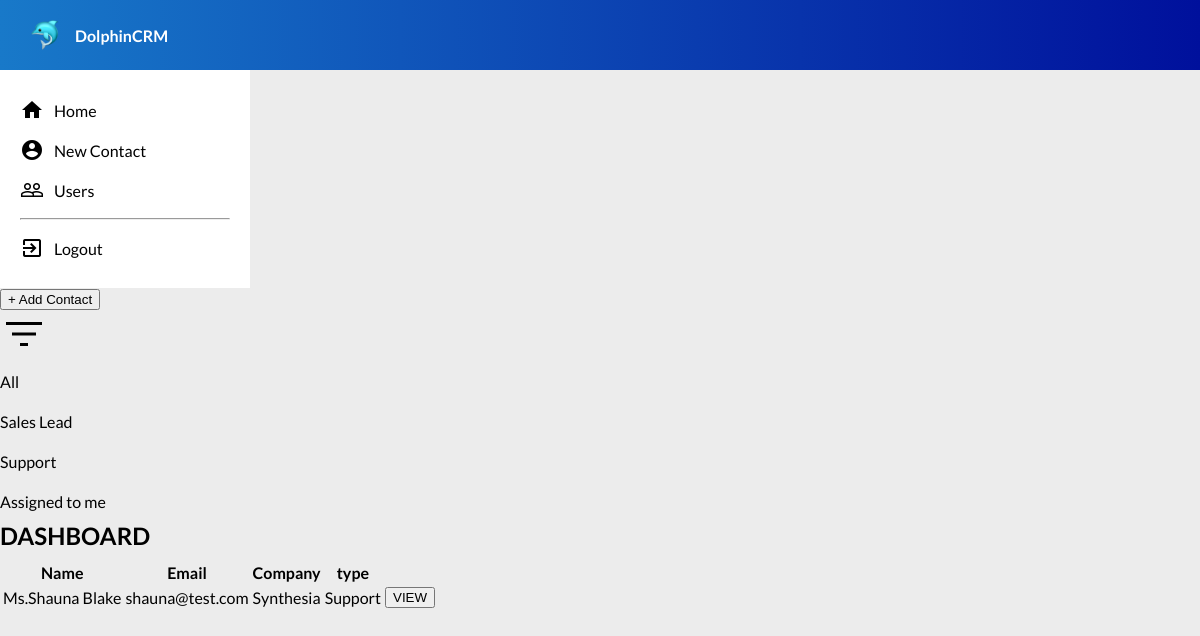
Screenshot of /dashboard.php?query=Support with the database file from the repository.
### tables this page shows
CREATE TABLE `contacts` (
  `id` int(11) NOT NULL auto_increment,
  `title` varchar(30) NOT NULL,
  `firstname` varchar(25) NOT NULL,
  `lastname` varchar(25) NOT NULL,
  `email` varchar(30) NOT NULL,
  `telephone` varchar(10) NOT NULL,
  `company` varchar(40) NOT NULL,
  `type` varchar(20) NOT NULL,
  `assigned_to` int(11) NOT NULL,
  `created_by` int(11) NOT NULL,
  `created_at` datetime NOT NULL,
  `updated_at` datetime NOT NULL,
   PRIMARY KEY(`id`)
);

### dashboard.php (the view, shortened to what this page needs)
<!DOCTYPE html>
<html>
<head>
    <link rel="stylesheet" href="addUser.css">
    <header>
    <nav>
    <img class="dolpin" src="dolphin.jpg" alt="Dolphin CRM" width=30px height=30px>
        <p>DolphinCRM</p>
    </nav>
</head>
<aside>
            <ul>
                <a href="dashboard.php"><li><i class="material-icons">home</i>Home</li></a>
                <a href="new_contact.php"><li><i class="material-icons">account_circle</i>New Contact</li></a>
                <a href="view-users.php"><li><i class="material-icons">people_outline</i>Users</li></a>
                <hr>
                <a href="logout.php"><li><i class="material-icons">exit_to_app</i>Logout</li></a>
            </ul>
        </aside>
<body>
<div class="dashboard">
        <button class="Addcontact" onclick="window.location.href='new_contact.php'">
        + Add Contact</button>
        <div class="filter">
                <img src="filter.png" alt="">
                <span>
                    <a href="dashboard.php">All</a>
                </span>
                <span>
                    <a href="dashboard.php?query=Sales Lead" >Sales Lead</a>
                </span>
                <span>
                <a href="dashboard.php?query=Support">Support</a>
                </span>
                <span>
                <a href="dashboard.php?query=Support">Assigned to me</a>
                </span>
 </div>
        <div id=" table">
        <caption><h2> DASHBOARD </h2></caption>
        <table>
        <thead>
            <tr>
            <th id = "t1"> Name </th>
            <th id = "t2"> Email </th>
            <th id = "t3"> Company </th>
            <th id = "t4"> type </th>
            <th></th>
            </tr>
        </thead>
        <tbody>
            <?php
            $host = "localhost";
            $username = "root";
            $password = "";
            $dbname = "schema";
            $conn= new mysqli($host,$username,$password,$dbname);
            if(!isset($_GET['fetch'])){
                if(!isset($_GET['query'])){
                    $sql = "SELECT * FROM contacts";
                } else {
                    $filter = $_GET['query'];
                    $sql = "SELECT * FROM contacts WHERE type='$filter'";
                }
                $results = $conn -> query($sql);
            } else {
                $sql = "SELECT * FROM contacts WHERE assigned_to='$user'";
                $results = $conn -> query($sql);
            }
            while($row = $results->fetch_assoc()){
                echo "<tr>
                <td>".$row["title"]."".$row["firstname"]." ".$row["lastname"]."</td>
                <td>".$row["email"]."</td>
                <td>".$row["company"]."</td>
                <td>".$row["type"]."</td>
                <td> <button class='views'>VIEW</button></td>
                </tr>";
            }
            ?>
        </tbody>
        </table>
        </div>
</div>
</body>
</html>

### Adduser.css (style rules this page uses)
* { -webkit-box-sizing: border-box; box-sizing: border-box; -moz-box-sizing: border-box; }
html { height: 100%; }
body { height: 100%; margin: 0; background-color: rgba(233, 233, 233, 0.83); font-family: 'Lato', sans-serif; }
h1, h2, h3, h4, h5, p { margin: 0; }
a, button { cursor: pointer; }
nav { display: flex; justify-content: flex-start; align-items: center; height: 70px; padding: 30px; background: linear-gradient(90deg, rgb(24, 121, 201) 0%, rgb(0, 16, 156) 100%); font-weight: bolder; color: white; }
nav img { margin-right: 15px; }
aside { width: 250px; background-color: white; height: 100%; padding: 20px; }
aside i { margin-right: 10px; }
ul { list-style-type: none; margin: 0; padding: 0; }
a { display: flex; align-items: center; height: 40px; text-decoration: none; color: black; transition: 0.2s; }
li { display: flex; align-items: center; }
h2 { margin-bottom: 10px; }

### rows the page displays
contacts: title "Ms.", firstname "Shauna", lastname "Blake", email "shauna@test.com", company "Synthesia", type "Support"
